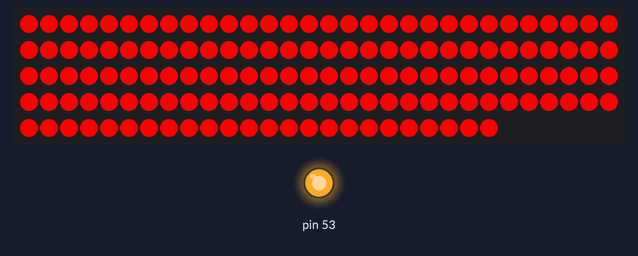
The sketch below on a simulated Arduino Mega 2560, built with avr-gcc and run on an emulated ATmega2560. On the bench: 144 RGB LEDs in strip order, left to right, continuing on the next row, output pins drawn as LEDs (lit = HIGH). Storage starts empty; what the sketch prints to the serial monitor is not drawn. At 8.0 s the program stops and its outputs stay as they are.

Above: at 5.1 s.
At 6.1 s:
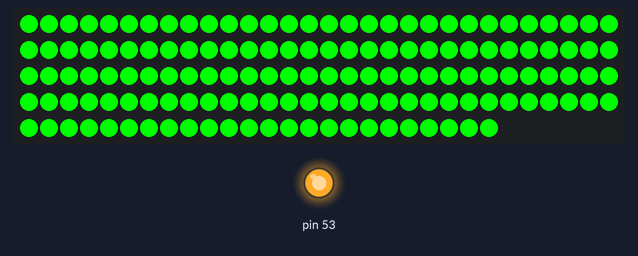
At 7.1 s:
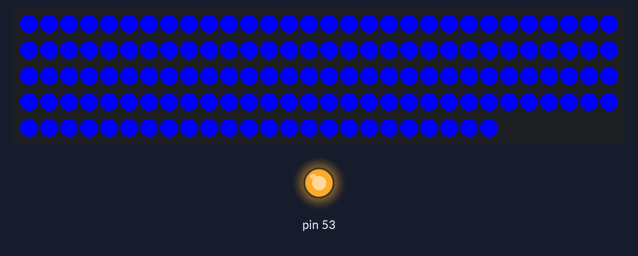

Measured:
- what the display in image 0 shows lasts 1.0 s, from 5.0 s to 6.0 s

The sketch:

POV.ino
```cpp
// (licence header left out)
#include <SPI.h>
#include <FastLED.h>
#include <SdFat.h>
SdFat SD;

#define HalSensor 22    //Any pin teensy 3.1 (Use UGN3144)
#define NUM_LEDS  144   //number of leds in strip
#define DATA_PIN  7     //11 ,  7 = second hardware spi data
#define CLOCK_PIN 14    //13 , 14 = second hardware spi clock

#define CYCLE_TIME 15   // Time, in seconds, between auto-cycle images
#define NUM_IMAGES 1

const int chipSelect = SS;
SdFile file;

CRGB leds[NUM_LEDS];

boolean autoCycle = true; // Set to true to cycle images by default
char str[15],str_num[4],file_name[8];
volatile uint8_t LEDs;
volatile boolean OpenFile=true;
volatile boolean file_ok=false;
volatile uint32_t t_start_round=0,t_stop_round=0;

uint32_t lastImageTime = 0L, // Time of last image change
         lastLineTime  = 0L;
uint8_t  imageNumber   = 0,  // Current image being displayed
         imagePixels[NUM_LEDS*3]; // -> pixel data in PROGMEM
uint16_t imageLines,         // Number of lines in active image
         imageLine;          // Current line number in image

volatile bool Start_new_round=false;

// Microseconds per line for various speed settings
volatile uint32_t lineInterval      = 1000000L / 2500;
volatile uint32_t lineInterval_temp;

// -------------------------------------------------------------------------

void setup()
{
  pinMode(SS,OUTPUT);
  Serial.begin(9600);
  delay(5000);
  Serial.println("\nInitializing SD card...");

  // change to SPI_FULL_SPEED for more performance.
  while(!SD.begin(chipSelect, SPI_FULL_SPEED)) //SPI_HALF_SPEED SPI_FULL_SPEED
  {
    Serial.println("initialization failed!");
    delay(100);
  }
  Serial.println("initialization done");

  digitalWrite(SS,HIGH);
  FastLED.addLeds<APA102,DATA_PIN,CLOCK_PIN,RGB,DATA_RATE_MHZ(20)>(leds,NUM_LEDS);
  FastLED.setBrightness(255);
  FastLED.clear();
  FastLED.show();

  showTestRGB();
  imageInit_MMC(0+1);

  pinMode(HalSensor, INPUT);
  attachInterrupt(digitalPinToInterrupt(HalSensor), Rotate_1_round, FALLING);
}

void showTestRGB(void)
{
  for(int i=0;i<NUM_LEDS;i++)
  {
    leds[i] = CRGB(255,0,0);
  }
  FastLED.show();
  delay(1000);

  for(int i=0;i<NUM_LEDS;i++)
  {
    leds[i] = CRGB(0,255,0);
  }
  FastLED.show();
  delay(1000);

  for(int i=0;i<NUM_LEDS;i++)
  {
    leds[i] = CRGB(0,0,255);
  }
  FastLED.show();
  delay(1000);

  FastLED.clear();
  FastLED.show();
}

void Rotate_1_round(void)
{
  cli();
  t_stop_round=micros();
  lineInterval_temp=(t_stop_round-t_start_round)/(imageLines);
  lineInterval=(lineInterval+lineInterval_temp)/2;
  t_start_round=t_stop_round;
  Start_new_round=true;
  sei();
}

bool imageInit_MMC(int image_number)
{
  imageLine= 0;
  bool ret;
  OpenFile=true;
  itoa(image_number,str_num,10);
  strcpy(str,"Conf");
  strcat(str,str_num);
  strcat(str,".bin");

  strcpy(file_name,str_num);
  strcat(file_name,".bin");

  Serial.println(str);
  Serial.println(file_name);
  if (file.open(str))
  {
    if (file.available())
    {
      file.read(imagePixels,3);
      imageLines = imagePixels[0];
      imageLines*=256;
      imageLines+= imagePixels[1];
      Serial.print("imageLines=");
      Serial.println(imageLines);
      LEDs = imagePixels[2];
      Serial.print("LEDs=");
      Serial.println(LEDs);
      FastLED.clear(); // Make sure strip is clear
      FastLED.show();  // before measuring battery
      ret=true;
    }
    else
    {
      ret=false;
    }
    file.close();
  }
  else
  {
    ret=false;
  }
  lastImageTime = millis(); // Save time of image init for next auto-cycle
  return ret;
}

void read_line(uint16_t Line)
{
  if(Line==0)
  {
    if(OpenFile==true)
    {
      if(file.open(file_name,O_READ))
      {
        file_ok=true;
        OpenFile=false;
      }
      else
      {
        file_ok=false;
        OpenFile=true;
      }
    }
    else
    {
      if(file.seekSet(0)==false)
      {
        file.close();
        if(file.open(file_name,O_READ))
        {
          file_ok=true;
          OpenFile=false;
        }
        else
        {
          file_ok=false;
          OpenFile=true;
        }
      }
    }
  }
  if (file_ok)
  {
    file.read(imagePixels,LEDs*3);
    for(int i = 0; i < LEDs*3; i+=3)
    {
      leds[i/3] = CRGB(imagePixels[i],imagePixels[i+1],imagePixels[i+2]);
    }
  }
  else
  {
    //Reset micro?!
  }
}

void nextImage(void)
{
  FastLED.clear();
  FastLED.show();
  file.close();
  imageNumber++;
  if(!imageInit_MMC(imageNumber+1))
  {
    imageNumber=0;
    imageInit_MMC(imageNumber+1);
  }
}

void prevImage(void)
{
  imageNumber = imageNumber ? imageNumber - 1 : NUM_IMAGES - 1;
  imageInit_MMC(imageNumber+1);
}

volatile uint32_t t;
void loop()
{
  if(autoCycle)
  {
    t = millis(); // Current time, milliseconds
    if((t - lastImageTime) >= (CYCLE_TIME * 1000L)) nextImage();
  }

  read_line(imageLine);
  if(++imageLine >= imageLines)
  {
    imageLine = 0; // Next scanline, wrap around
    while(!Start_new_round);
  }

  if(!Start_new_round)
  {
    if(!Start_new_round)
    {
      FastLED.show(); // Refresh LEDs
    }
    else
    {
      Start_new_round=false;
      imageLine=0;
    }
    while(((t =micros()) - lastLineTime) < lineInterval) if(Start_new_round) break;
  }
  else
  {
    Start_new_round=false;
  }
  lastLineTime = micros();
}
```
